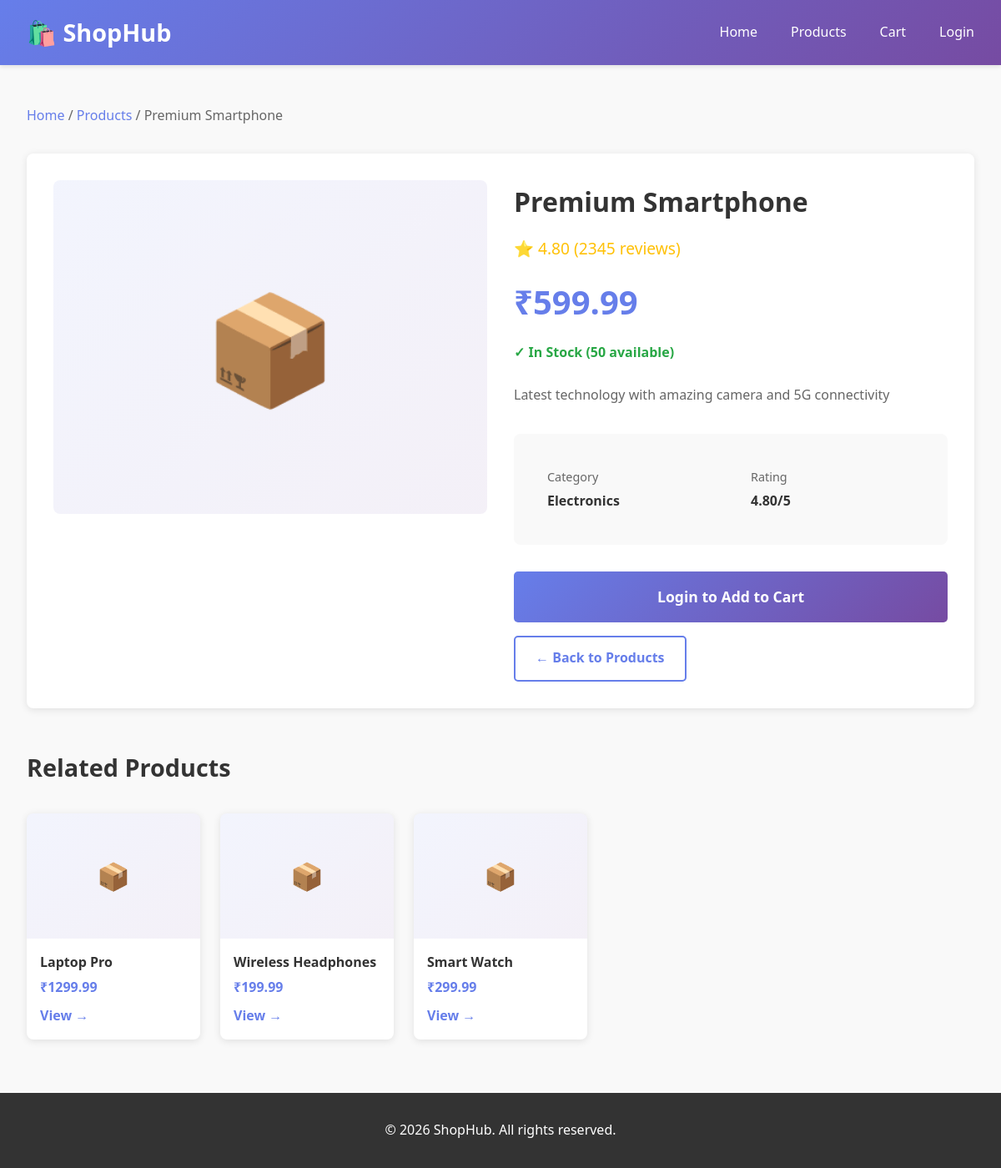
/product/1/, run on the app's committed database.
### MyApp/models.py (models this page shows, shortened)
class Product(models.Model):
    CATEGORY_CHOICES = [
        ('electronics', 'Electronics'),
        ('fashion', 'Fashion'),
        ('home', 'Home & Living'),
        ('sports', 'Sports'),
        ('books', 'Books'),
        ('gaming', 'Gaming'),
    ]
    name = models.CharField(max_length=200)
    description = models.TextField()
    price = models.DecimalField(max_digits=10, decimal_places=2)
    category = models.CharField(max_length=50, choices=CATEGORY_CHOICES)
    image = models.ImageField(upload_to='products/', null=True, blank=True)
    stock = models.IntegerField(default=0)
    rating = models.DecimalField(max_digits=3, decimal_places=2, default=5.00)
    reviews_count = models.IntegerField(default=0)
    created_at = models.DateTimeField(auto_now_add=True)
    updated_at = models.DateTimeField(auto_now=True)
    class Meta:
        ordering = ['-created_at']

### MyApp/views.py (the view)
# urls.py: path('product/<int:pk>/', views.product_detail, name='product_detail'),
def product_detail(request, pk):
    product = get_object_or_404(Product, pk=pk)
    related_products = Product.objects.filter(category=product.category).exclude(pk=pk)[:4]
    return render(request, 'product_detail.html', {'product': product, 'related_products': related_products})

### template/product_detail.html (shortened to what this page needs)
<!DOCTYPE html>
<html lang="en">
<head>
</head>
<body>
    <header>
        <nav>
            <div class="logo">🛍️ ShopHub</div>
            <ul>
                <li><a href="{% url 'Home' %}">Home</a></li>
                <li><a href="{% url 'products' %}">Products</a></li>
                <li><a href="{{ request.user|yesno:'/cart,/login' }}">Cart</a></li>
                {% if user.is_authenticated %}
                    <li><a href="{% url 'dashboard' %}">Dashboard</a></li>
                    <li><a href="{% url 'logout' %}">Logout</a></li>
                {% else %}
                    <li><a href="{% url 'login' %}">Login</a></li>
                {% endif %}
            </ul>
        </nav>
    </header>
    <div class="container">
        <div class="breadcrumb">
            <a href="{% url 'Home' %}">Home</a> /
            <a href="{% url 'products' %}">Products</a> /
            <span>{{ product.name }}</span>
        </div>
        <div class="product-detail">
            <div class="product-image">📦</div>
            <div class="product-info">
                <h1>{{ product.name }}</h1>
                <div class="rating">⭐ {{ product.rating }} ({{ product.reviews_count }} reviews)</div>
                <div class="price">₹{{ product.price }}</div>
                {% if product.stock > 0 %}
                    <div class="in-stock">✓ In Stock ({{ product.stock }} available)</div>
                {% else %}
                    <div class="out-stock">✗ Out of Stock</div>
                {% endif %}
                <div class="description">
                    {{ product.description }}
                </div>
                <div class="details-grid">
                    <div class="detail-item">
                        <div class="detail-label">Category</div>
                        <div class="detail-value">{{ product.get_category_display }}</div>
                    </div>
                    <div class="detail-item">
                        <div class="detail-label">Rating</div>
                        <div class="detail-value">{{ product.rating }}/5</div>
                    </div>
                </div>
                {% if product.stock > 0 %}
                    {% if user.is_authenticated %}
                        <form method="POST" action="{% url 'add_to_cart' product.id %}">
                            {% csrf_token %}
                            <button type="submit" class="add-to-cart-btn">🛒 Add to Cart</button>
                        </form>
                    {% else %}
                        <a href="{% url 'login' %}" class="add-to-cart-btn" style="display: block; text-align: center; text-decoration: none;">Login to Add to Cart</a>
                    {% endif %}
                {% else %}
                    <button class="add-to-cart-btn" disabled style="opacity: 0.5; cursor: not-allowed;">Out of Stock</button>
                {% endif %}
                <a href="{% url 'products' %}" class="back-btn">← Back to Products</a>
            </div>
        </div>
        {% if related_products %}
            <div class="related-section">
                <h2 class="related-title">Related Products</h2>
                <div class="related-products">
                    {% for related in related_products %}
                        <div class="product-card">
                            <div class="card-image">📦</div>
                            <div class="card-info">
                                <div class="card-name">{{ related.name }}</div>
                                <div class="card-price">₹{{ related.price }}</div>
                                <a href="{% url 'product_detail' related.id %}" class="card-link">View →</a>
                            </div>
                        </div>
                    {% endfor %}
                </div>
            </div>
        {% endif %}
    </div>
    <footer>
        <p>&copy; 2026 ShopHub. All rights reserved.</p>
    </footer>
</body>
</html>

### template/product_detail.html (style rules this page uses)
* { margin: 0; padding: 0; box-sizing: border-box; }
body { font-family: 'Segoe UI', Tahoma, Geneva, Verdana, sans-serif; line-height: 1.6; color: #333; background-color: #f9f9f9; }
header { background: linear-gradient(135deg, #667eea 0%, #764ba2 100%); color: white; padding: 1rem 0; position: sticky; top: 0; box-shadow: 0 2px 5px rgba(0,0,0,0.1); z-index: 100; }
nav { max-width: 1200px; margin: 0 auto; padding: 0 2rem; display: flex; justify-content: space-between; align-items: center; }
.logo { font-size: 1.8rem; font-weight: bold; }
nav ul { display: flex; list-style: none; gap: 2.5rem; }
nav a { color: white; text-decoration: none; transition: 0.3s; }
.container { max-width: 1200px; margin: 3rem auto; padding: 0 2rem; }
.breadcrumb { margin-bottom: 2rem; color: #666; }
.breadcrumb a { color: #667eea; text-decoration: none; }
.product-detail { background: white; border-radius: 8px; box-shadow: 0 2px 10px rgba(0,0,0,0.1); padding: 2rem; display: grid; grid-template-columns: 1fr 1fr; gap: 2rem; margin-bottom: 3rem; }
.product-image { background: linear-gradient(135deg, #667eea15 0%, #764ba215 100%); border-radius: 8px; height: 400px; display: flex; align-items: center; justify-content: center; font-size: 8rem; }
.product-info h1 { font-size: 2rem; margin-bottom: 1rem; color: #333; }
.rating { color: #ffc107; font-size: 1.2rem; margin-bottom: 1rem; }
.price { font-size: 2.5rem; color: #667eea; font-weight: bold; margin-bottom: 1rem; }
.in-stock { color: #28a745; margin-bottom: 1.5rem; font-weight: bold; }
.description { color: #666; line-height: 1.8; margin-bottom: 2rem; }
.details-grid { background: #f9f9f9; padding: 1.5rem; border-radius: 8px; margin-bottom: 2rem; display: grid; grid-template-columns: 1fr 1fr; gap: 1rem; }
.detail-item { padding: 1rem; }
.detail-label { color: #666; font-size: 0.9rem; margin-bottom: 0.3rem; }
.detail-value { color: #333; font-weight: bold; }
.add-to-cart-btn { width: 100%; background: linear-gradient(135deg, #667eea 0%, #764ba2 100%); color: white; padding: 1rem; border: none; border-radius: 5px; font-size: 1.1rem; font-weight: bold; cursor: pointer; transition: 0.3s; margin-bottom: 1rem; }
.back-btn { background: white; border: 2px solid #667eea; color: #667eea; padding: 0.8rem 1.5rem; border-radius: 5px; cursor: pointer; font-weight: bold; transition: 0.3s; text-decoration: none; display: inline-block; }
.related-section { margin-top: 3rem; }
.related-title { font-size: 1.8rem; margin-bottom: 2rem; color: #333; }
.related-products { display: grid; grid-template-columns: repeat(auto-fill, minmax(200px, 1fr)); gap: 1.5rem; }
.product-card { background: white; border-radius: 8px; box-shadow: 0 2px 10px rgba(0,0,0,0.1); overflow: hidden; transition: 0.3s; }
.card-image { background: linear-gradient(135deg, #667eea15 0%, #764ba215 100%); height: 150px; display: flex; align-items: center; justify-content: center; font-size: 2rem; }
.card-info { padding: 1rem; }
.card-name { font-weight: bold; margin-bottom: 0.3rem; }
.card-price { color: #667eea; font-weight: bold; margin-bottom: 0.5rem; }
.card-link { color: #667eea; text-decoration: none; font-weight: bold; }
footer { background: #333; color: white; padding: 2rem; margin-top: 4rem; text-align: center; }

### data on the page
Product: name "Premium Smartphone", rating "4.80", reviews_count "2345", price "599.99", stock "50", description "Latest technology with amazing camera and 5G connectivity", category "Electronics"
Product: name "Laptop Pro", price "1299.99"
Product: name "Wireless Headphones", price "199.99"
Product: name "Smart Watch", price "299.99"
